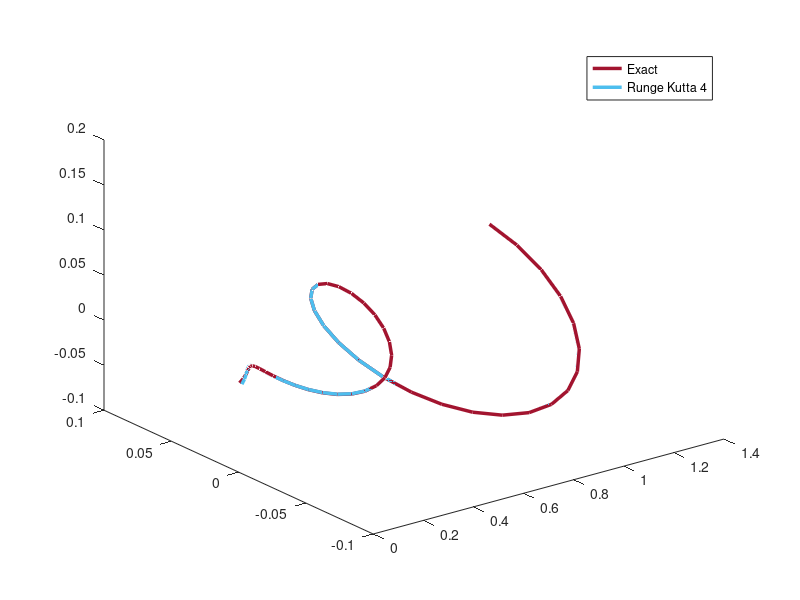
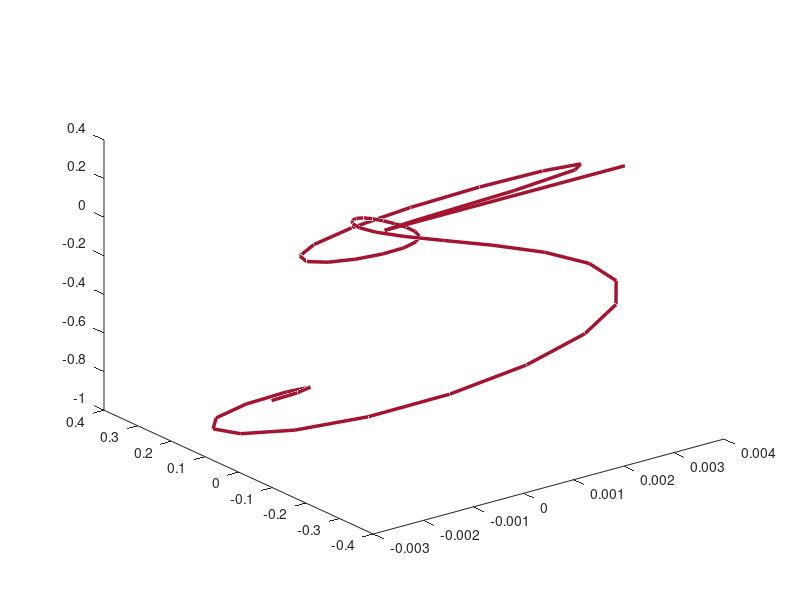
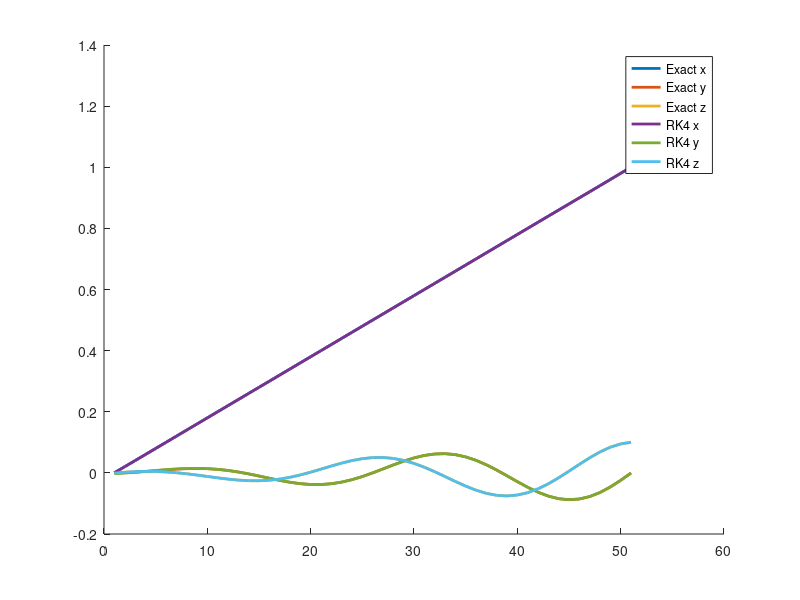
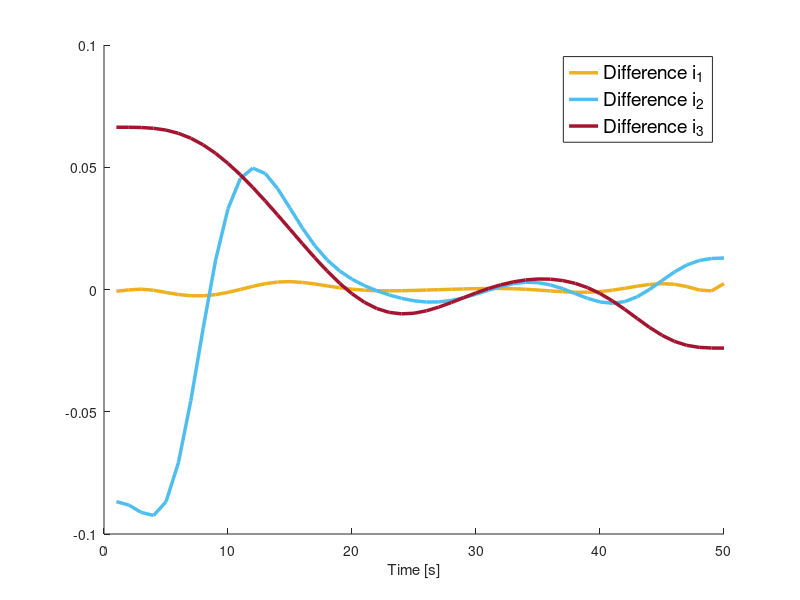

The MATLAB source for these figures, in order:
close all
clear all

%% load results

exact = load('ExC3Exact');
RK4 = load('ExC3');


%% Plot both results and the difference
diff = exact.U_solx - RK4.U_sol;

figure('Name','Simulation results Exact - RK4')
plot3(exact.trajx(1,:),exact.trajx(2,:),exact.trajx(3,:),'Color', [0.6350, 0.0780, 0.1840], 'LineWidth',2.5)
hold on
plot3(RK4.traj(1,:),RK4.traj(2,:),RK4.traj(3,:),'Color', [0.3010, 0.7450, 0.9330], 'LineWidth',2.5)
legend('Exact','Runge Kutta 4')

figure('Name','Difference Exact - RK4')
plot3(diff(1,:),diff(2,:),diff(3,:),'Color', [0.6350, 0.0780, 0.1840], 'LineWidth',2.5)

figure('Name','Exact - RK4 - componentwise')
hold on
plot(exact.trajx(1,:),'LineWidth',2.)
plot(exact.trajx(2,:),'LineWidth',2.)
plot(exact.trajx(3,:),'LineWidth',2.)
plot(RK4.traj(1,:),'LineWidth',2.)
plot(RK4.traj(2,:),'LineWidth',2.)
plot(RK4.traj(3,:),'LineWidth',2.)
legend('Exact x', 'Exact y', 'Exact z', 'RK4 x', 'RK4 y', 'RK4 z')


figure('Name','Difference Exact - RK4 - Componentwise')
hold on
plot(diff(1,:)./exact.U_solx(1,:),'Color', [0.9290, 0.6940, 0.1250], 'LineWidth',2.5)
plot(diff(2,:)./exact.U_solx(2,:),'Color', [0.3010, 0.7450, 0.9330], 'LineWidth',2.5)
plot(diff(3,:)./exact.U_solx(3,:),'Color', [0.6350, 0.0780, 0.1840], 'LineWidth',2.5)
legend({'Difference i_1', 'Difference i_2', 'Difference i_3'},'FontSize',14)
xlabel('Time [s]')
